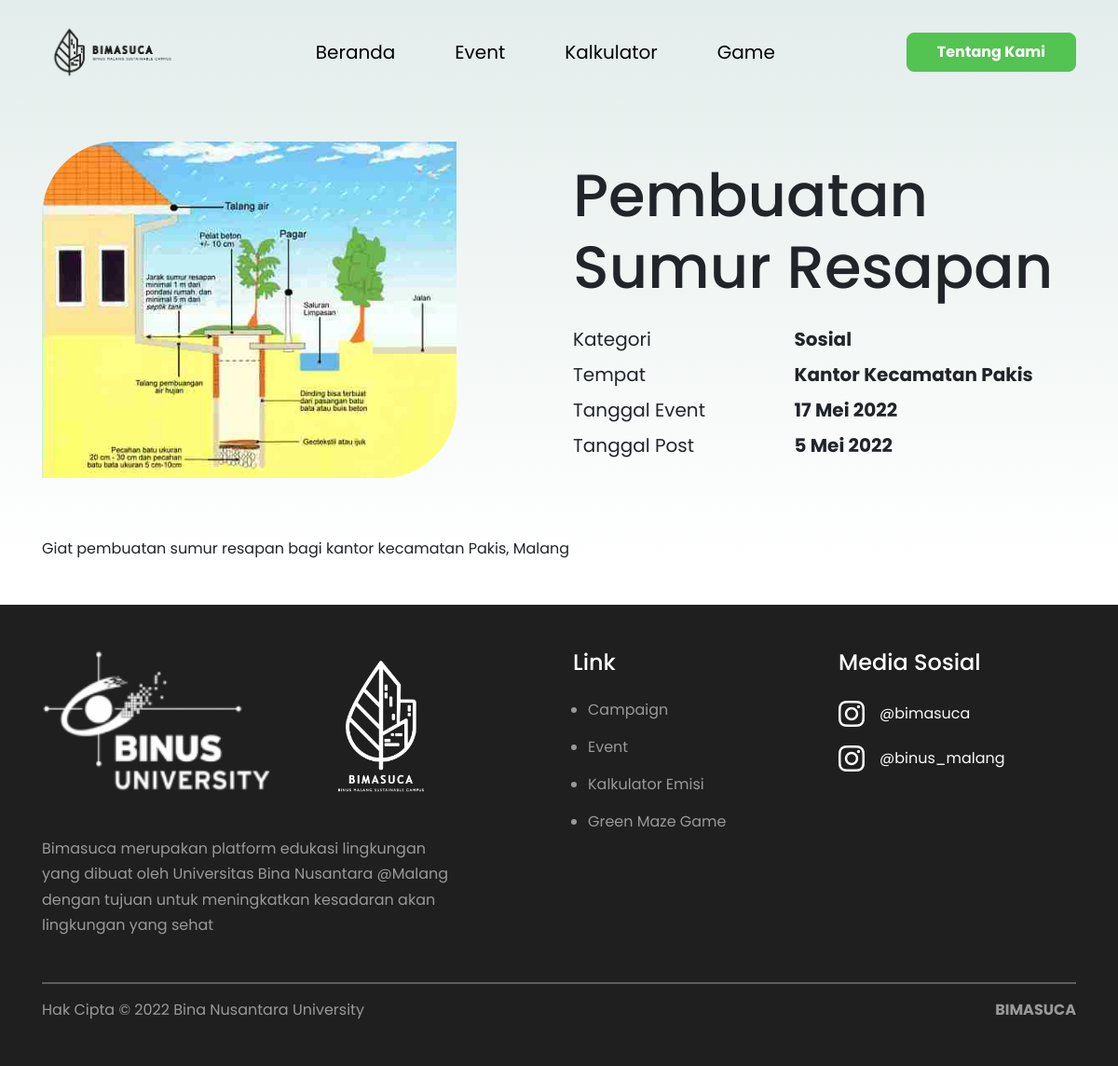
/view/detailEvent.php?id=4, run on the app's committed database.
### tables this page shows
CREATE TABLE `event` (
  `id` int(100) NOT NULL,
  `nama_event` varchar(300) DEFAULT NULL,
  `tempat` varchar(300) DEFAULT NULL,
  `tanggal_post` date DEFAULT NULL,
  `tanggal` date DEFAULT NULL,
  `deskripsi` varchar(300) DEFAULT NULL,
  `gambar` varchar(300) DEFAULT NULL,
  `kategori` int(100) DEFAULT NULL
);

CREATE TABLE `kategori` (
  `id` int(100) NOT NULL,
  `kategori` varchar(300) NOT NULL
);

### view/detailEvent.php (the view, shortened to what this page needs)
<?php
    include '../koneksi.php';
    $id = $_GET['id'];
    $query = $koneksi->prepare("SELECT
    event.id, nama_event, tempat, tanggal_post, tanggal, deskripsi, gambar,
    kategori.kategori AS nama_kategori, event.kategori AS id_kategori
    FROM event INNER JOIN kategori ON event.kategori = kategori.id
    WHERE event.id = ?");
    $query->bind_param('s', $id);
    $query->execute();
    $query_res = $query->get_result();
    $query_fetch = $query_res->fetch_assoc();
    $date = $query_fetch['tanggal_post'];
    $month = array('Januari', 'Februari', 'Maret', 'April', 'Mei', 'Juni', 'Juli', 'Agustus', 'September', 'Oktober', 'November', 'Desember');
    $tanggal_hari = (int)date('d', strtotime($date));
    $bulan_hari = $month[((int)date('m', strtotime($date))) - 1];
    $tahun_hari = (int)date('Y', strtotime($date));
    $date_event = $query_fetch['tanggal'];
    $month_event = array('Januari', 'Februari', 'Maret', 'April', 'Mei', 'Juni', 'Juli', 'Agustus', 'September', 'Oktober', 'November', 'Desember');
    $tanggal_hari_event = (int)date('d', strtotime($date_event));
    $bulan_hari_event = $month_event[((int)date('m', strtotime($date_event))) - 1];
    $tahun_hari_event = (int)date('Y', strtotime($date_event));
?>
<!DOCTYPE html>
<html lang="en">
<head>
    <link rel="stylesheet" href="https://cdn.jsdelivr.net/npm/bootstrap@4.6.1/dist/css/bootstrap.min.css">
    <link rel="stylesheet" href="../assets/css/styleUser.css">
</head>
<body>
    <div class="wrapper">
        <?php
            include 'layout/header.php';
        ?>
        <div class="background">
            <section class="bg-eventDetailInfo">
                <div class="container">
                    <div class="row">
                        <div class="col-lg-5">
                            <img src="../assets/upload_images/event/<?= $query_fetch['gambar']; ?>" alt="" class="w-100">
                        </div>
                        <div class="offset-lg-1 col-lg-6">
                            <div class="flex-center">
                                <div class="eventDetailText">
                                    <h1><?= $query_fetch['nama_event']; ?></h1>
                                    <div class="row mb-2 mt-4">
                                        <div class="col-5">
                                            <span>Kategori</span>
                                        </div>
                                        <div class="col-7">
                                            <b><?= $query_fetch['nama_kategori']; ?></b>
                                        </div>
                                    </div>
                                    <div class="row mb-2">
                                        <div class="col-5">
                                            <span>Tempat</span>
                                        </div>
                                        <div class="col-7">
                                            <b><?= $query_fetch['tempat']; ?></b>
                                        </div>
                                    </div>
                                    <div class="row mb-2">
                                        <div class="col-5">
                                            <span>Tanggal Event</span>
                                        </div>
                                        <div class="col-7">
                                            <b><?=$tanggal_hari_event.' '.$bulan_hari_event.' '.$tahun_hari_event ?></b>
                                        </div>
                                    </div>
                                    <div class="row">
                                        <div class="col-5">
                                            <span>Tanggal Post</span>
                                        </div>
                                        <div class="col-7">
                                            <b><?=$tanggal_hari.' '.$bulan_hari.' '.$tahun_hari ?></b>
                                        </div>
                                    </div>
                                </div>
                            </div>
                        </div>
                    </div>
                </div>
            </section>
            <section class="bg-eventDetailDesc">
                <div class="container">
                    <p>
                        <?= $query_fetch['deskripsi']; ?>
                    </p>
                </div>
            </section>
        </div>
        <?php
            include 'layout/footer.php';
        ?>
    </div>
</body>
</html>

### assets/css/styleUser.css (style rules this page uses)
* { font-family: Poppins; }
.wrapper { width: 100%; }
.background { background: linear-gradient(to bottom, #e3edeb, #fff); padding-top: 2rem; }
.flex-center { display: flex; justify-content: center; align-items: center; width: 100%; height: 100%; }
.bg-eventDetailInfo { padding: 1rem 0; padding-top: 7.5rem; }
.bg-eventDetailInfo img { border-radius: 5rem 0 5rem 0; object-fit: cover; min-height: 300px; width: 100%; margin-bottom: 2rem; }
.eventDetailText { margin-bottom: 2rem; }
.eventDetailText h1 { font-size: 4em; }
.eventDetailText span, .eventDetailText b { font-size: 1.25em; }
.bg-eventDetailDesc { margin: 1rem 0 3rem; }
@media (min-width: 576px) { .eventDetailText h1 { font-size: 3em; } }
@media (min-width: 768px) { .eventDetailText h1 { font-size: 3em; } }
@media (min-width: 992px) { .eventDetailText h1 { font-size: 3em; } }
@media (min-width: 1200px) { .eventDetailText h1 { font-size: 4em; } }

### data on the page
event: gambar (picture), nama_event "Pembuatan Sumur Resapan", kategori.kategori "Sosial", tempat "Kantor Kecamatan Pakis", tanggal "17", tanggal "Mei", tanggal "2022", tanggal_post "5", tanggal_post "Mei", tanggal_post "2022", deskripsi "Giat pembuatan sumur resapan bagi kantor kecamatan Pakis, Malang"
